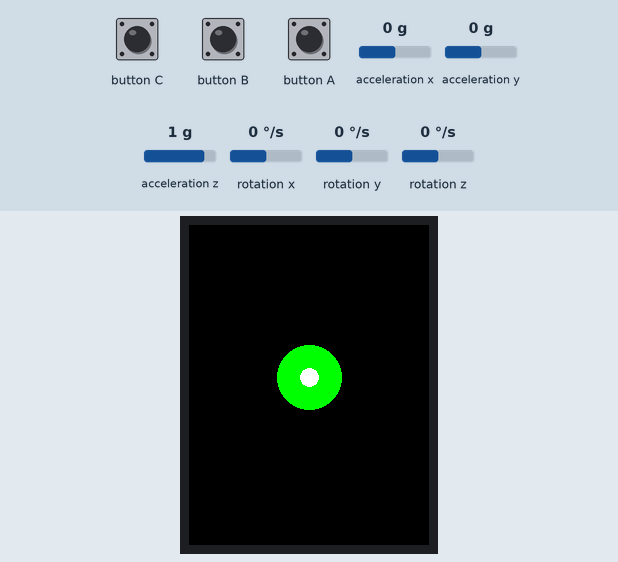
This sketch was run on a simulated ESP32. Parts: 240×320 colour display. Inputs (shaded band) come from the test bench; at power-on: acceleration x 0 g, acceleration y 0 g, acceleration z 1 g, rotation x 0 °/s, rotation y 0 °/s, rotation z 0 °/s. What the sketch prints to the serial monitor is not drawn.

Above: at 3.5 s.
3.6 s: acceleration x set to -1.4 g
At 4.8 s:
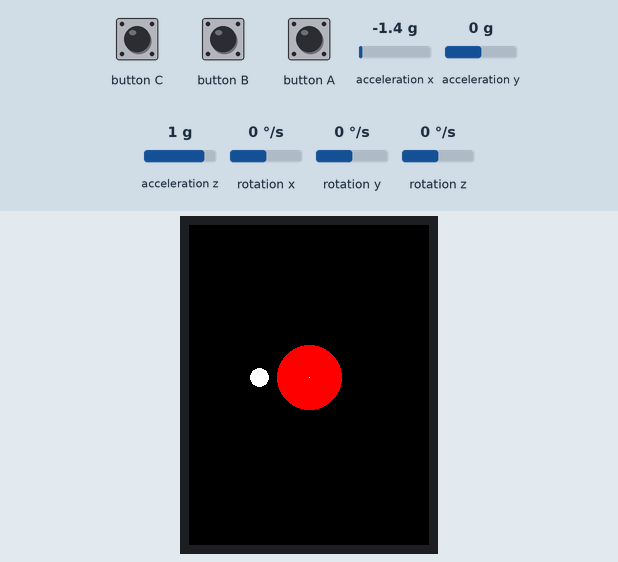
5.1 s: acceleration y set to -1.4 g
At 5.5 s:
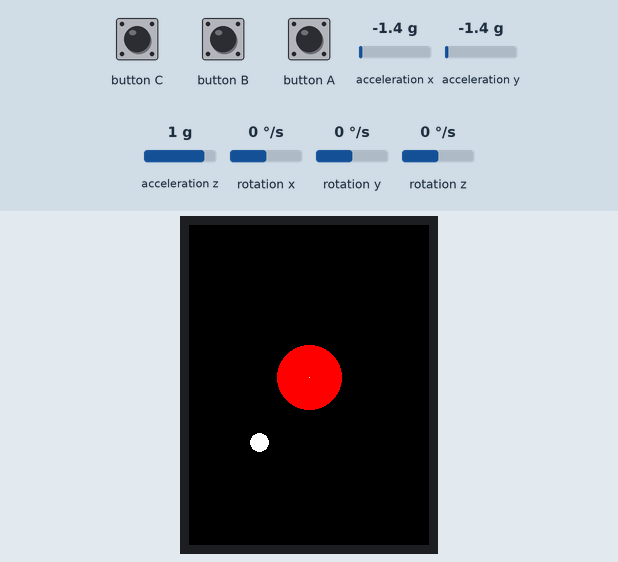
6.6 s: acceleration x set to 0 g
At 7.8 s:
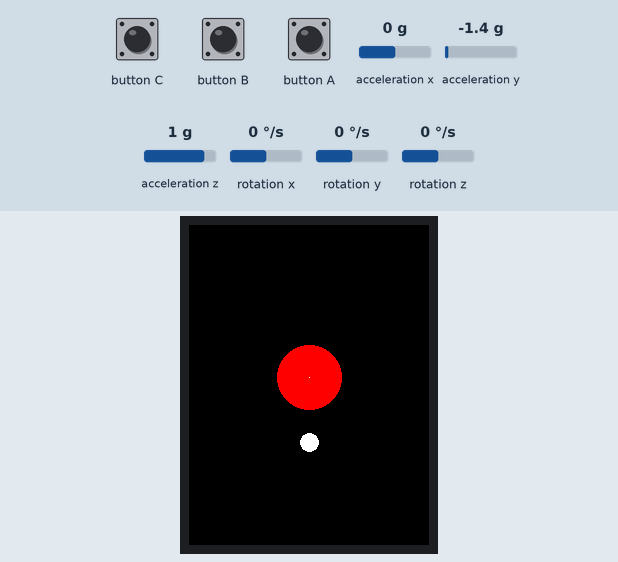
8.1 s: acceleration y set to 0.8 g
At 8.4 s:
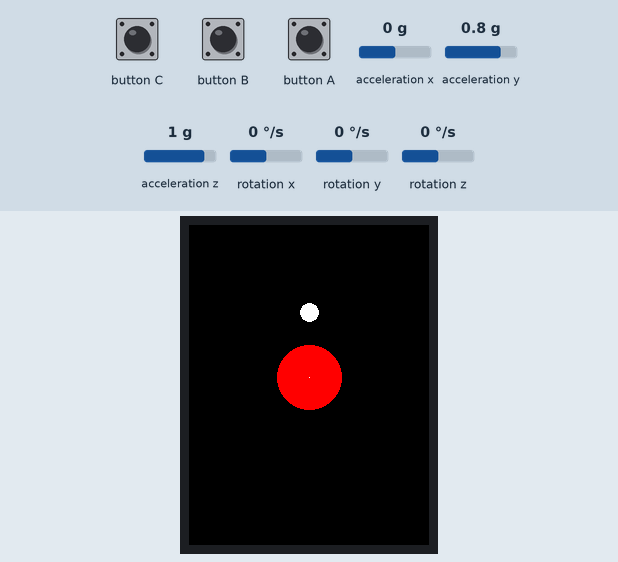
Timing chart, 0 to 10.6 s (numbered marks = the images above; inputs shaded):
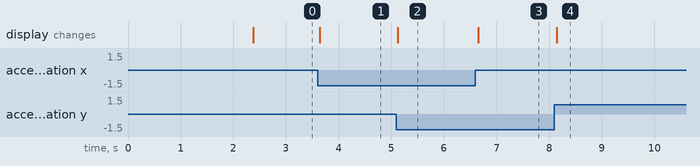

The sketch:

LB9.2.ino
```cpp
#include <M5Unified.h>
#include <math.h>

// Центр большого круга
int centerX;
int centerY;

// Смещение центра вверх
const int centerOffsetY = -8;

// Размеры кругов
const int targetRadius = 32;
const int playerRadius = 9;

// Допустимое отклонение от центра
const float centerTolerance = 4.0;

// Координаты маленького круга
float playerX;
float playerY;

// Предыдущие координаты маленького круга
int oldPlayerX;
int oldPlayerY;

// Начальные показания акселерометра
float baseX = 0;
float baseY = 0;

// Чувствительность
const float sensitivity = 100.0;

bool isHit = false;
bool firstDraw = true;

// Получение данных акселерометра
void readSensor()
{
    if (M5.Imu.update())
    {
        auto data = M5.Imu.getImuData();

        float offsetX = (data.accel.x - baseX) * sensitivity;
        float offsetY = (data.accel.y - baseY) * sensitivity;

        offsetX = constrain(offsetX, -50, 50);
        offsetY = constrain(offsetY, -65, 65);

        playerX = centerX + offsetX;
        playerY = centerY - offsetY;

        // Ограничиваем движение границами экрана
        playerX = constrain(
            playerX,
            playerRadius,
            M5.Display.width() - playerRadius
        );

        playerY = constrain(
            playerY,
            playerRadius,
            M5.Display.height() - playerRadius
        );
    }
}

// Отрисовка игры
void drawGame()
{
    float dx = playerX - centerX;
    float dy = playerY - centerY;

    float distance = sqrt(dx * dx + dy * dy);

    isHit = distance <= centerTolerance;

    static bool previousHit = false;

    // Обновляем большой круг только при изменении цвета
    if (firstDraw || isHit != previousHit)
    {
        M5.Display.fillCircle(
            centerX,
            centerY,
            targetRadius,
            isHit ? TFT_GREEN : TFT_RED
        );

        previousHit = isHit;
    }

    // Восстанавливаем старое положение маленького круга
    if (!firstDraw)
    {
        int left = oldPlayerX - playerRadius - 1;
        int top = oldPlayerY - playerRadius - 1;
        int size = (playerRadius + 1) * 2 + 1;

        for (int y = top; y <= top + size; y++)
        {
            for (int x = left; x <= left + size; x++)
            {
                int dxOld = x - centerX;
                int dyOld = y - centerY;

                int oldDistanceSquared =
                    dxOld * dxOld + dyOld * dyOld;

                if (oldDistanceSquared <= targetRadius * targetRadius)
                {
                    M5.Display.drawPixel(
                        x,
                        y,
                        isHit ? TFT_GREEN : TFT_RED
                    );
                }
                else
                {
                    M5.Display.drawPixel(x, y, TFT_BLACK);
                }
            }
        }
    }

    // Центральная отметка
    M5.Display.drawPixel(centerX, centerY, TFT_WHITE);

    // Маленький круг
    M5.Display.fillCircle(
        (int)playerX,
        (int)playerY,
        playerRadius,
        TFT_WHITE
    );

    oldPlayerX = (int)playerX;
    oldPlayerY = (int)playerY;

    firstDraw = false;
}

void setup()
{
    auto cfg = M5.config();
    M5.begin(cfg);

    M5.Display.setRotation(0);

    // Получаем размеры экрана после установки ориентации
    int screenWidth = M5.Display.width();
    int screenHeight = M5.Display.height();

    // Определяем точный центр дисплея с учётом смещения
    centerX = screenWidth / 2;
    centerY = screenHeight / 2 + centerOffsetY;

    Serial.begin(115200);

    M5.Display.fillScreen(TFT_BLACK);
    M5.Display.setTextColor(TFT_WHITE);
    M5.Display.setTextDatum(middle_center);

    M5.Display.drawString(
        "Keep device still...",
        centerX,
        centerY
    );

    // Калибровка акселерометра
    float sumX = 0;
    float sumY = 0;
    int samples = 0;

    for (int i = 0; i < 100; i++)
    {
        if (M5.Imu.update())
        {
            auto data = M5.Imu.getImuData();

            sumX += data.accel.x;
            sumY += data.accel.y;

            samples++;
        }

        delay(20);
    }

    if (samples > 0)
    {
        baseX = sumX / samples;
        baseY = sumY / samples;
    }

    // Начальное положение маленького круга
    playerX = centerX;
    playerY = centerY;

    oldPlayerX = (int)playerX;
    oldPlayerY = (int)playerY;

    // Первоначальная отрисовка
    M5.Display.fillScreen(TFT_BLACK);
    drawGame();

    Serial.println("BMI270 game started!");

    Serial.print("Center X: ");
    Serial.println(centerX);

    Serial.print("Center Y: ");
    Serial.println(centerY);
}

void loop()
{
    M5.update();

    readSensor();
    drawGame();

    delay(20);
}
```

Measured:
- after the input at 3.6 s, the display: changes at once (image 1)
- after the input at 5.1 s, the display: changes at once (image 2)
- after the input at 6.6 s, the display: changes after 0.05 s (image 3)
- after the input at 8.1 s, the display: changes at once (image 4)
